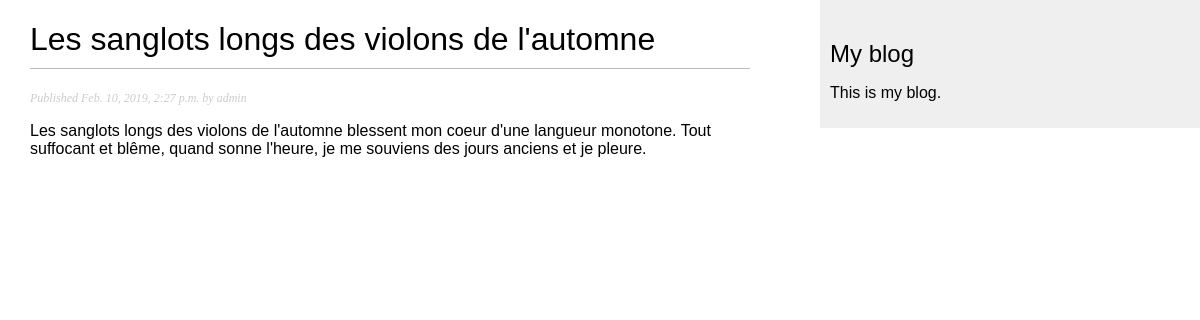
The page /blog/2019/2/10/les-sanglots-longs-des-violons-de-lautomne/ on the database its author committed.
### blog/models.py (models this page shows, shortened)
class Post(models.Model):
    STATUS_CHOICES = (
        ('draft', 'Draft'),
        ('published', 'Published'),
    )
    title = models.CharField(max_length=250)
    slug = models.SlugField(max_length=250, unique_for_date='publish')
    author = models.ForeignKey(User, on_delete=models.CASCADE, related_name='blog_posts')
    body = models.TextField()
    publish = models.DateTimeField(default=timezone.now)
    created = models.DateTimeField(auto_now_add=True)
    updated = models.DateTimeField(auto_now=True)
    status = models.CharField(max_length=10, choices=STATUS_CHOICES, default='draft')
    objects = models.Manager()
    published = PublishedManager()
    class Meta:
        ordering = ('-publish',)

### blog/views.py (the view)
# urls.py: path('<int:year>/<int:month>/<int:day>/<slug:post>/',  views.post_detail, name='post_detail'),
def post_detail(request, year, month, day, post):
    post = get_object_or_404(Post, slug=post, status='published', publish__year=year, publish__month=month,
                             publish__day=day)
    return render(request, 'blog/post/detail.html', {'post': post})

### blog/templates/blog/post/detail.html (shortened to what this page needs)
{% extends "blog/base.html" %}
{% block content %}
    <h1>{{ post.title }}</h1>
    <p class="date">
        Published {{ post.publish }} by {{ post.author }}
    </p>
    {{ post.body|linebreaks }}
{% endblock %}

### blog/static/css/blog.css (style rules this page uses)
body { margin: 0; padding: 0; font-family: helvetica, sans-serif; }
h1 { font-weight: normal; border-bottom: 1px solid #bbb; padding: 0 0 10px 0; }
p.date { color: #ccc; font-family: georgia, serif; font-size: 12px; font-style: italic; }

### rows shown on the page
Post: title "Les sanglots longs des violons de l'automne", publish "Feb. 10, 2019, 2:27 p.m.", author "admin", body "Les sanglots longs des violons de l'automne blessent mon coeur d'une langueur monotone. Tout suffocant et blême, quand sonne l'heure, je me souviens des jours anciens et je pleure."
